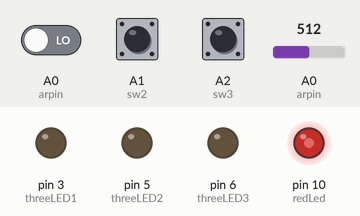
This sketch was run on a simulated Arduino Uno, built with avr-gcc and run on an emulated ATmega328P. Shown: output pins drawn as LEDs (lit = HIGH). The inputs (shaded band) are chosen by the test bench; at power-on: A0 (arpin) = 512, A0 (arpin) LOW, A1 (sw2) HIGH, A2 (sw3) HIGH.

Above: at 1.2 s.
1.3 s: A0 (arpin) set to 306
At 2.0 s:
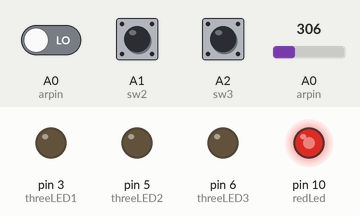
2.8 s: A0 (arpin) set to 246
At 3.2 s:
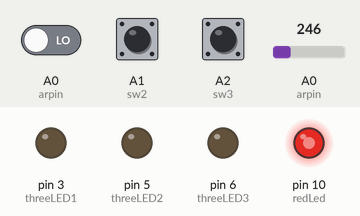
4.3 s: A0 (arpin) set to 900
At 5.5 s:
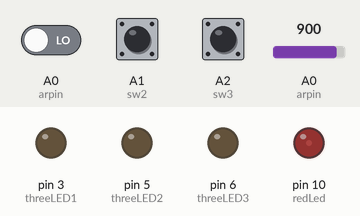
5.8 s: A0 (arpin) set to 1023
At 6.7 s:
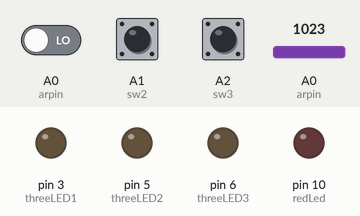
7.3 s: A0 (arpin) set to 511
At 7.8 s:
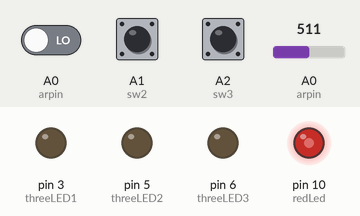
Timing chart, 0 to 9.8 s (numbered marks = the images above; inputs shaded):
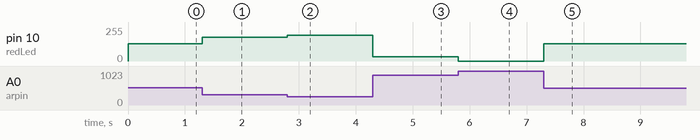

The sketch:

a03_aR.ino
```cpp
int arpin = A0;
int redLed = 10;

int threeLED1 = 3;
int threeLED2 = 5;
int threeLED3 = 6;

int sw1 = A0;
int sw2 = A1;
int sw3 = A2;

void setup() {
  // put your setup code here, to run once:
  //  Pin Mode init


  pinMode(arpin, INPUT);
  pinMode(redLed,OUTPUT);

  pinMode(sw1, INPUT);
  pinMode(sw2, INPUT);
  pinMode(sw3, INPUT);

  pinMode(threeLED1, OUTPUT);
  pinMode(threeLED2, OUTPUT);
  pinMode(threeLED3, OUTPUT);

  // BaudRate init
  Serial.begin(9600);
}

void loop() {
  // put your main code here, to run repeatedly:
  int value = analogRead(arpin);
  int val = (int)map(value, 0, 1023 , 255, 0);

int swVal1 = digitalRead(sw1);
int swVal2 = digitalRead(sw2);
int swVal3 = digitalRead(sw3);

  analogWrite(redLed, val);

//  if(swVal1 == HIGH){
//    digitalWrite(threeLED1, 50);
//    digitalWrite(threeLED2, 255);
//    digitalWrite(threeLED3, LOW);
//  }else if(swVal2 == HIGH){
//    digitalWrite(threeLED1, LOW);
//    digitalWrite(threeLED2, 50);
//    digitalWrite(threeLED3, LOW);
//  }else if(swVal3 == HIGH){
//    digitalWrite(threeLED1, 50);
//    digitalWrite(threeLED2, LOW);
//    digitalWrite(threeLED3, HIGH);
//  }

  if(digitalRead(swVal1) == 1 && digitalRead(swVal2)==1){
    for(int i = 0; i < 256; i++){
      for(int j = 0; j < 256; j++){
        for(int k = 0; k < 256; k++){
          analogWrite(threeLED1,i);
          analogWrite(threeLED2,j);
          analogWrite(threeLED3,k);

 Serial.print(swVal1);
  Serial.print(" : ");
  Serial.print(swVal2);
  Serial.print(" : ");
  Serial.println(swVal3);
          delay(10);
        }
      }
    }
  }
}
```

Measured:
- after the input at 1.3 s, pin 10 (redLed): 128/255 → 179/255 at once
- after the input at 2.8 s, pin 10 (redLed): 179/255 → 194/255 at once
- after the input at 4.3 s, pin 10 (redLed): 194/255 → 31/255 at once
- after the input at 5.8 s, pin 10 (redLed): 31/255 → 0/255 at once
- after the input at 7.3 s, pin 10 (redLed): 0/255 → 128/255 at once
